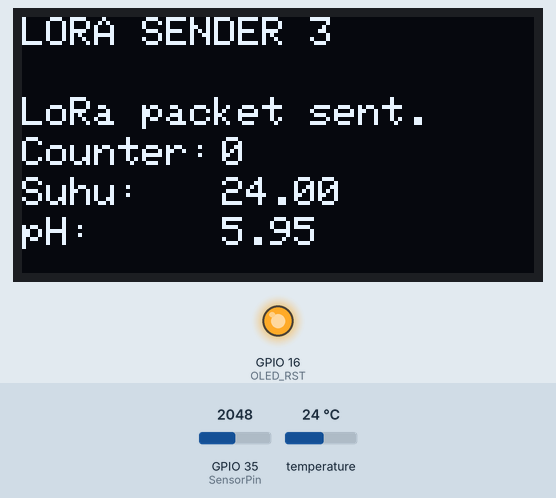
Recording of a sketch running on a simulated ESP32. Parts: 128×64 one-colour display, output pins drawn as LEDs (lit = HIGH). The test bench sets the inputs (shaded band); at power-on: temperature 24 °C, GPIO 35 (SensorPin) = 2048. No radio packets arrive unless stated; what the sketch prints to the serial monitor is not drawn.

Above: at 5.1 s.
5.2 s: temperature set to 12 °C
At 8.2 s:
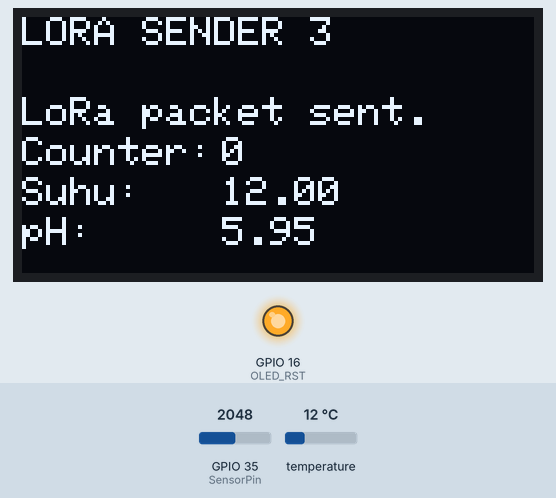
8.5 s: GPIO 35 (SensorPin) set to 2866
At 12.8 s:
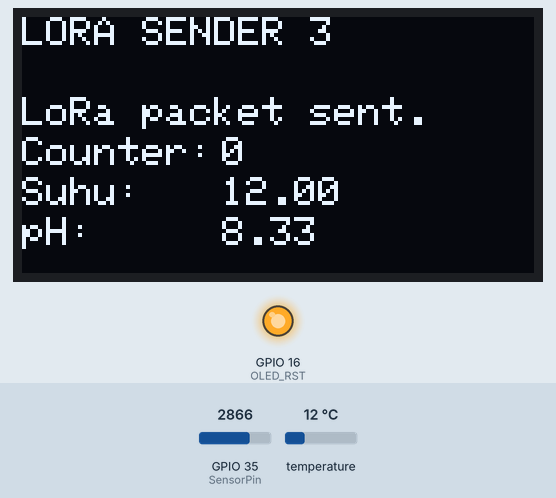
13.1 s: temperature set to 19 °C
15.8 s: GPIO 35 (SensorPin) set to 3603
At 19.6 s:
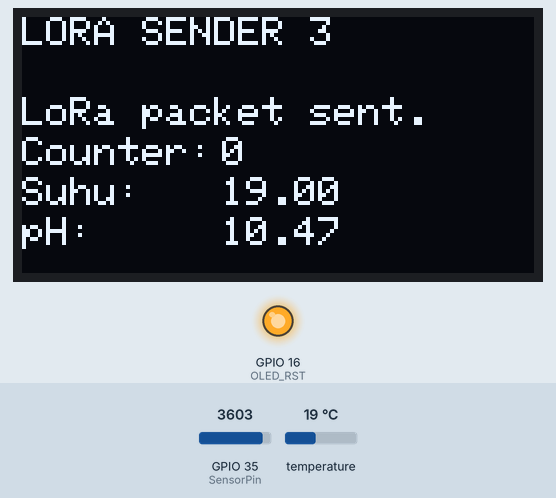
23.1 s: temperature set to 28 °C
At 25.3 s:
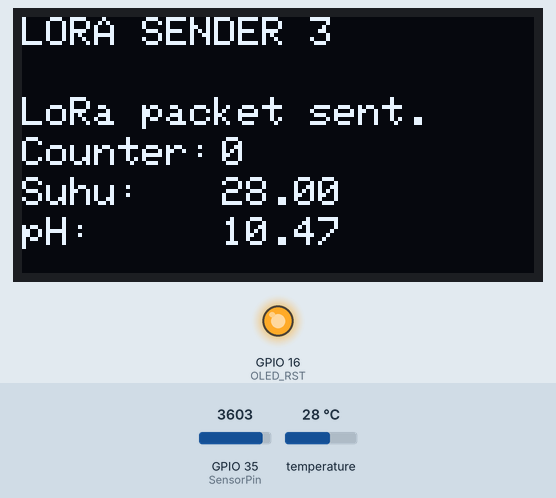
Timing chart, 0 to 26.6 s (numbered marks = the images above; inputs shaded):
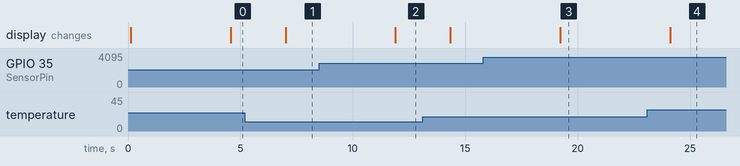

Measured:
- after the input at 5.2 s, the display: changes after 1.8 s (image 1)
- after the input at 8.5 s, the display: changes after 3.4 s (image 2)
- after the input at 15.8 s, the display: changes after 3.4 s (image 3)
- after the input at 23.1 s, the display: changes after 1.0 s (image 4)

The sketch:

loranode3.ino
```cpp
/*
  Lora Node3
  myIpond
*/

//Libraries for LoRa
#include <SPI.h>
#include <LoRa.h>

//Libraries for OLED Display
#include <Wire.h>
#include <Adafruit_GFX.h>
#include <Adafruit_SSD1306.h>

//Library D18B20
#include <OneWire.h>
#include <DallasTemperature.h>

#define ONE_WIRE_BUS 13

//define the pins used by the LoRa transceiver module
#define SCK 5
#define MISO 19
#define MOSI 27
#define SS 18
#define RST 14
#define DIO0 26

#define BAND 915E6

//OLED pins
#define OLED_SDA 4
#define OLED_SCL 15
#define OLED_RST 16
#define SCREEN_WIDTH 128        // OLED display width, in pixels
#define SCREEN_HEIGHT 64        // OLED display height, in pixels


#define SensorPin 35            //pH meter Analog output to Arduino Analog Input 0
unsigned long int avgValue;  //Store the average value of the sensor feedback
float b;
int buf[10],temp;


// Setup a oneWire instance to communicate with any OneWire devices
// (not just Maxim/Dallas temperature ICs)
OneWire oneWire(ONE_WIRE_BUS);
/********************************************************************/
// Pass our oneWire reference to Dallas Temperature.
DallasTemperature sensors(&oneWire);


Adafruit_SSD1306 display(SCREEN_WIDTH, SCREEN_HEIGHT, &Wire, OLED_RST);

String outgoing;              // outgoing message

byte msgCount = 0;            // count of outgoing messages
byte MasterNode = 0xFF;
byte Node3 = 0xDD;

float sensorsuhu = 0;
float sensorph = 0;


void setup() {
  //initialize Serial Monitor
  Serial.begin(9600);
  Serial.println("pH meter experiment!");

  //reset OLED display via software
  pinMode(OLED_RST, OUTPUT);
  digitalWrite(OLED_RST, LOW);
  delay(20);
  digitalWrite(OLED_RST, HIGH);

  //initialize OLED
  Wire.begin(OLED_SDA, OLED_SCL);
  if(!display.begin(SSD1306_SWITCHCAPVCC, 0x3c, false, false)) { // Address 0x3C for 128x32
    Serial.println(F("SSD1306 allocation failed"));
    for(;;); // Don't proceed, loop forever
  }

  display.clearDisplay();
  display.setTextColor(WHITE);
  display.setTextSize(1);
  display.setCursor(0,0);
  display.print("LORA SENDER 3");
  display.display();

  Serial.println("LoRa Sender Test 3");

  //SPI LoRa pins
  SPI.begin(SCK, MISO, MOSI, SS);
  //setup LoRa transceiver module
  LoRa.setPins(SS, RST, DIO0);

  if (!LoRa.begin(BAND)) {
    Serial.println("Starting LoRa failed!");
    while (1);
  }
  Serial.println("LoRa Initializing OK!");
  display.setCursor(0,10);
  display.print("LoRa Initializing OK!");
  display.display();
  delay(2000);
}

void loop() {
  Serial.print("Sending packet: ");
  Serial.println(msgCount);

  // parse for a packet, and call onReceive with the result:
  onReceive(LoRa.parsePacket());

  //sensor suhu_____________________________________
  sensors.requestTemperatures();
  Serial.print("Temperature is: ");
  Serial.println(sensors.getTempCByIndex(0));
  delay(500);


  //sensor ph_____________________________________
  for(int i=0;i<10;i++)       //Get 10 sample value from the sensor for smooth the value
  {
    buf[i]=analogRead(SensorPin);
    delay(10);
  }
  for(int i=0;i<9;i++)        //sort the analog from small to large
  {
    for(int j=i+1;j<10;j++)
    {
      if(buf[i]>buf[j])
      {
        temp=buf[i];
        buf[i]=buf[j];
        buf[j]=temp;
      }
    }
  }
  avgValue=0;
  for(int i=2;i<8;i++)                      //take the average value of 6 center sample
    avgValue+=buf[i];
  float phValue=(float)avgValue*5.0/6024/6; //convert the analog into millivolt
  phValue=3.5*phValue;                      //convert the millivolt into pH value
  Serial.print("    pH:");
  Serial.print(phValue,2);
  Serial.println(" ");


  Serial.println("____________________________________________________________________");
  delay(1000);


  //loop________________________________________________
  sensorsuhu = sensors.getTempCByIndex(0),2;
  delay(10);
  sensorph = ("%.2f", phValue);
  delay(10);

  //display OLED_______________________________________
  display.clearDisplay();
  display.setCursor(0,0);
  display.println("LORA SENDER 3");
  display.setCursor(0,20);
  display.print("LoRa packet sent.");
  display.setCursor(0,30);
  display.print("Counter:");
  display.setCursor(50,30);
  display.print(msgCount);
  display.setCursor(0,40);
  display.print("Suhu:");
  display.setCursor(50,40);
  display.print(sensorsuhu);
  display.setCursor(0,50);
  display.print("pH:");
  display.setCursor(50,50);
  display.print(sensorph);
  display.display();
}

void sendMessage(String outgoing, byte MasterNode, byte otherNode) {
  LoRa.beginPacket();                   // start packet
  LoRa.write(MasterNode);               // add destination address
  LoRa.write(Node3);                    // add sender address
  LoRa.write(msgCount);                 // add message ID
  LoRa.write(outgoing.length());        // add payload length
  LoRa.print(outgoing);                 // add payload
  LoRa.endPacket();                     // finish packet and send it
  msgCount++;                           // increment message ID
}

void onReceive(int packetSize) {
  if (packetSize == 0) return;          // if there's no packet, return

  // read packet header bytes:
  int recipient = LoRa.read();          // recipient address
  byte sender = LoRa.read();            // sender address
  byte incomingMsgId = LoRa.read();     // incoming msg ID
  byte incomingLength = LoRa.read();    // incoming msg length

  String incoming = "";

  while (LoRa.available()) {
    incoming += (char)LoRa.read();
  }

  if (incomingLength != incoming.length()) {   // check length for error
    Serial.println("error: message length does not match length");
    return;
  }

  // if the recipient isn't this device or broadcast,
  if (recipient != Node3 && recipient != MasterNode) {
    Serial.println("This message is not for me.");
    return;
  }
    Serial.print("incoming: ");
    Serial.println(incoming);
    int Val = incoming.toInt();
    if(Val == 75)
    {
    String node3message;
    LoRa.print(msgCount);
    node3message = node3message + sensorsuhu + "," + sensorph;
    sendMessage(node3message,MasterNode,Node3);
    delay(100);
    }

}
```
